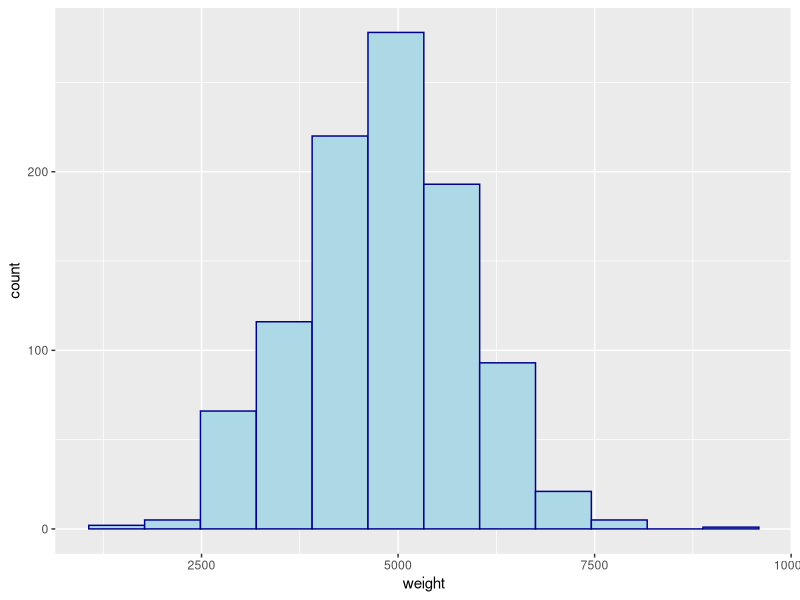
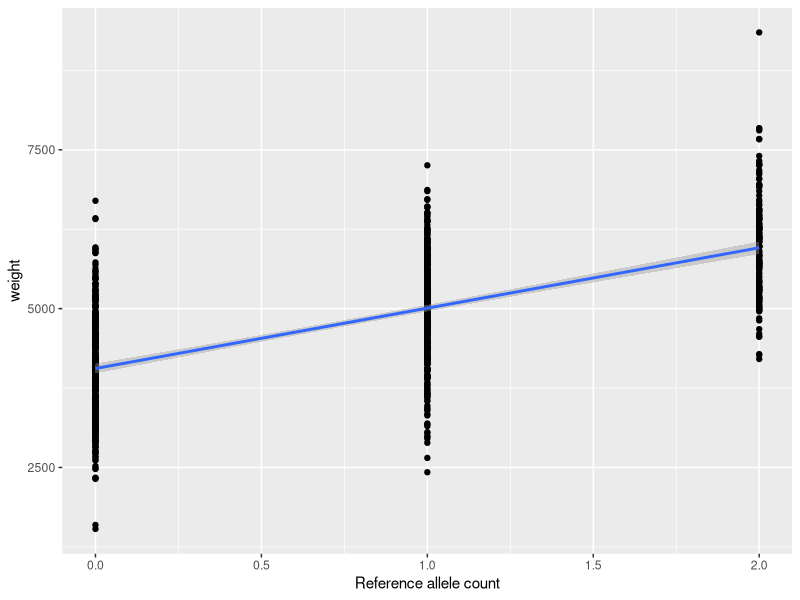
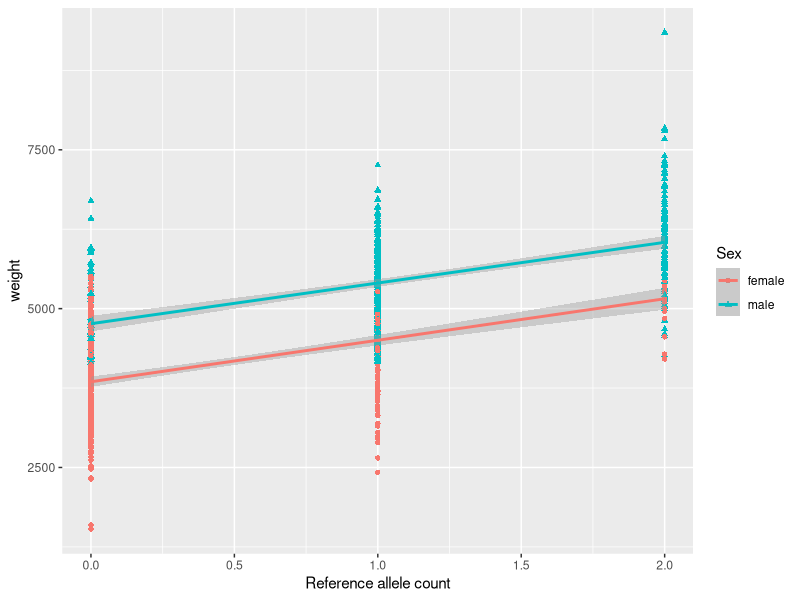
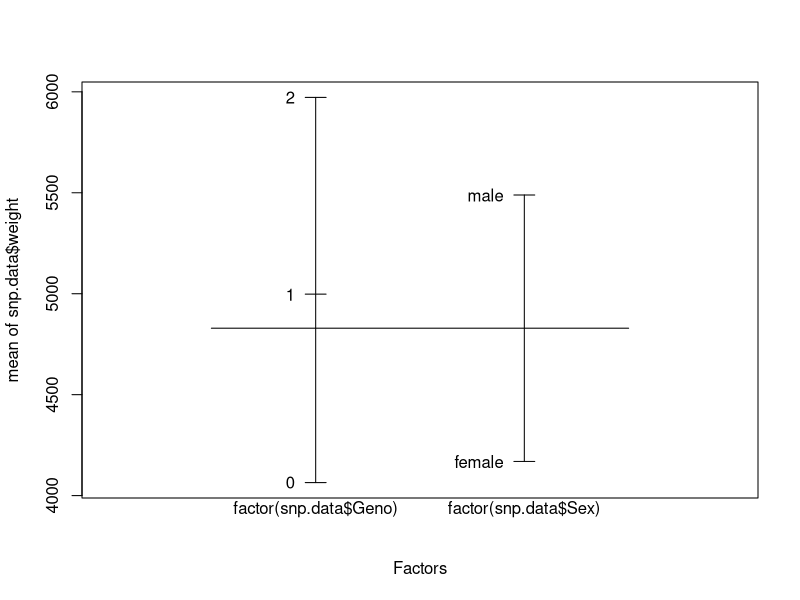
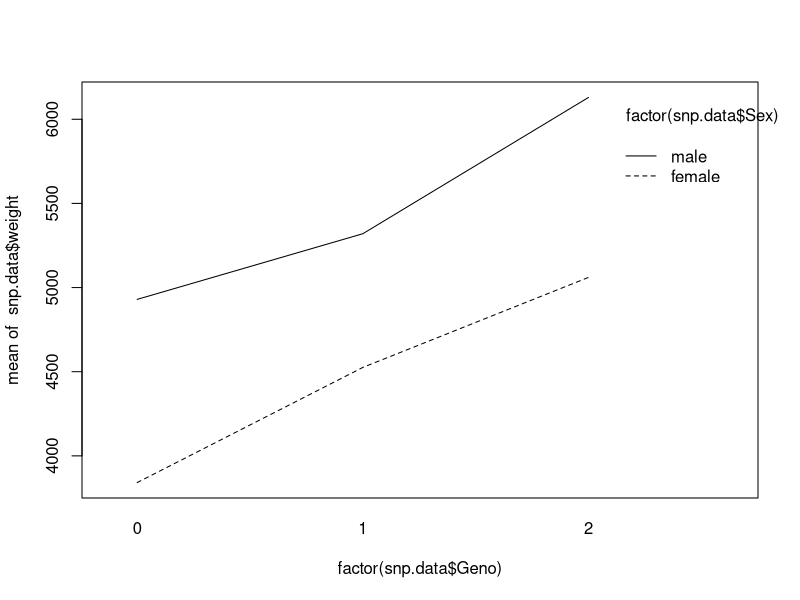
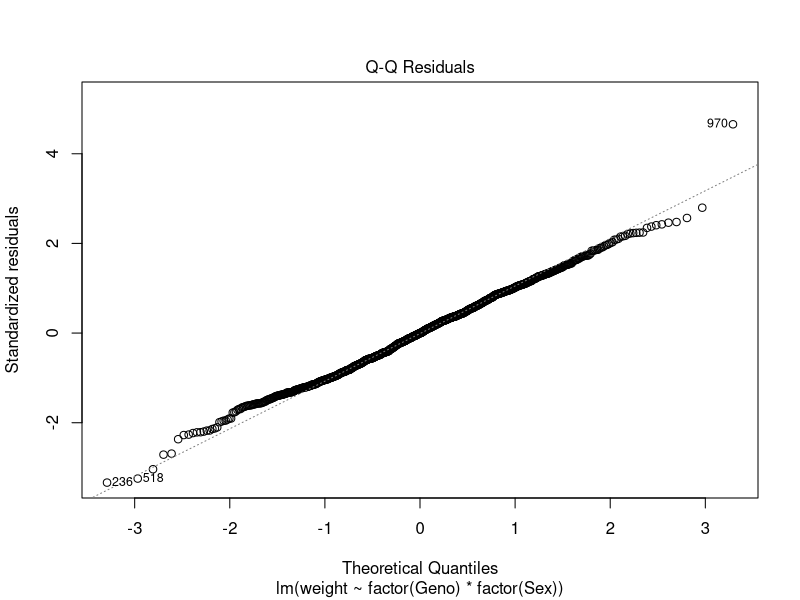
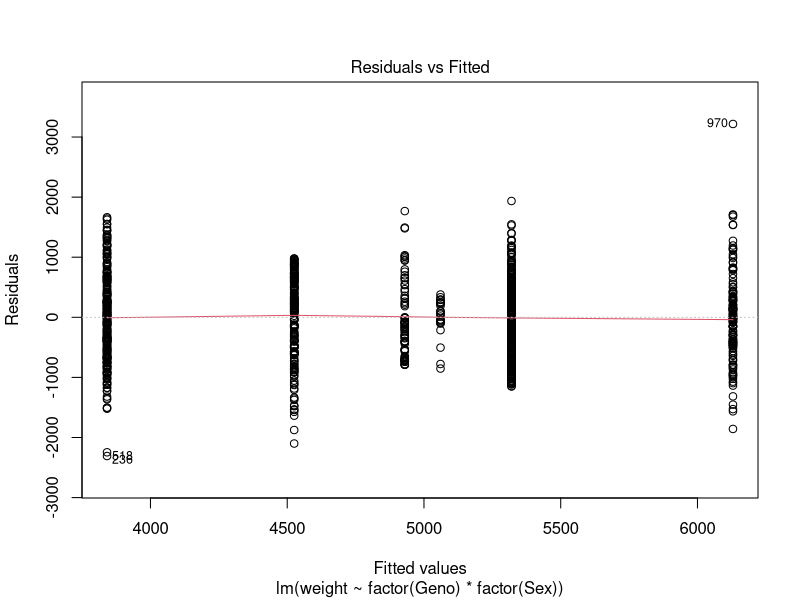

Generate these figures, in order, with R:
## ---- chunk 1
knitr::opts_chunk$set(echo = TRUE)
library(readxl)
library(ggplot2)
library(dplyr)
library(multcomp)
## ---- chunk 2

snp.data <- read_excel("snp.data.xlsx")

snp.data$Sex <- as.factor(snp.data$Sex)
summary(snp.data)

## ---- chunk 3

table(snp.data$Sex, snp.data$Geno)

tapply(snp.data$weight, factor(snp.data$Geno), mean)

tapply(snp.data$weight, factor(snp.data$Sex), mean)
## ---- chunk 4

ggplot(snp.data, aes(x=weight))+
  geom_histogram(color="darkblue", fill="lightblue", bins = 12)

## ---- chunk 5

p <- ggplot(snp.data, aes(x = Geno, y = weight))
p + geom_point() + xlab("Reference allele count") + geom_smooth(method=lm)

## ---- chunk 6

lm.geno <- lm(weight ~ Geno, data = snp.data)
summary(lm.geno)

## ---- chunk 7

predict.lm(lm.geno, newdata=data.frame(Geno=c(0,1,2)), interval="confidence")

predict.lm(lm.geno, newdata=data.frame(Geno=c(0,1,2)), interval="prediction")

## ---- chunk 8

# anova suponiendo varianzas iguales
anova(lm.geno)

# anova suponiendo varianzas diferentes
oneway.test(weight ~ Geno, data = snp.data)

## ---- chunk 9

lm.geno2 <- lm(weight ~ -1 + factor(Geno), data = snp.data)

summary(lm.geno2)
summary(lm.geno)


## ---- chunk 10
# Elabora matriz de contrastes para el factor Geno
contrastes = contrMat(table(snp.data$Geno), type="Tukey")

# Realiza comparaciones multiples
mc2 = glht(lm.geno2, linfct =contrastes)
summary(mc2, test=adjusted("bonferroni"))
## ---- chunk 11

q <- ggplot(snp.data, aes(x = Geno, y = weight, shape=Sex, color=Sex))
q + geom_point() + xlab("Reference allele count") + geom_smooth(method=lm)
## ---- chunk 12
lm.geno.sex <- lm(weight ~ Geno + Sex, data = snp.data)
summary(lm.geno.sex)
## ---- chunk 13

plot.design(snp.data$weight ~ factor(snp.data$Geno) + factor(snp.data$Sex))
interaction.plot(factor(snp.data$Geno), factor(snp.data$Sex), snp.data$weight, mean)
## ---- chunk 14

lm.qtl <- lm(weight ~ factor(Geno) * factor(Sex), data = snp.data)
summary(lm.qtl)
## ---- chunk 15
shapiro.test (residuals (lm.qtl))
plot(lm.qtl, which = 2)
## ---- chunk 16
plot(lm.qtl, which = 1)
